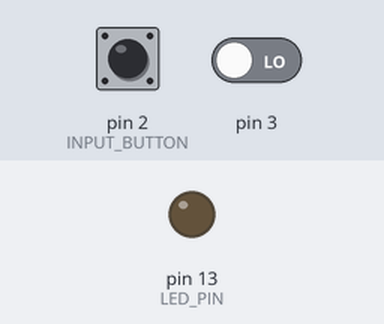
The sketch below on a simulated Arduino Uno, built with avr-gcc and run on an emulated ATmega328P. Parts: output pins drawn as LEDs (lit = HIGH). The test bench sets the inputs (shaded band); at power-on: pin 2 (INPUT_BUTTON) LOW, pin 3 LOW.

Above: at 1.2 s.
1.3 s: pin 2 (INPUT_BUTTON) pulled HIGH for 0.15 s
At 1.37 s:
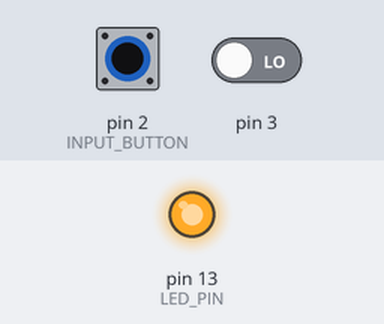
4.4 s: pin 2 (INPUT_BUTTON) pulled HIGH for 3.2 s
At 9.0 s:
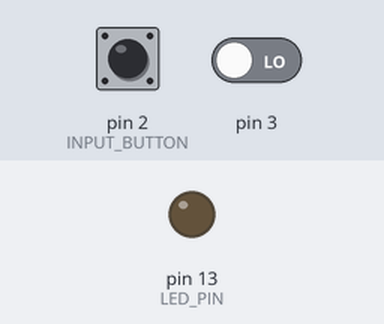
Timing chart, 0 to 10.5 s (numbered marks = the images above; inputs shaded):
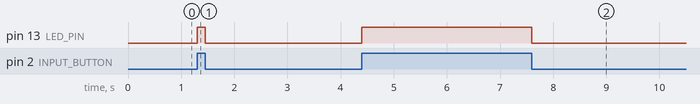

The sketch:

Buttons.ino
```cpp
#define INPUT_BUTTON 2
#define ENTER_BUTTON 3
#define LED_PIN 13

// variables will change:
byte lastButtonState=0, buttonState;
char keyPresses[10], inputString[10];
int  inputStart, inputStop, inputTime;
int  currentIndex = 0, currentStringIndex = 0, resetCount = 0;
unsigned long lastInterruptTime=0;
char *target = "HOOS";

void setup() {
  Serial.begin(115200);
  pinMode(LED_PIN, OUTPUT);
  pinMode(INPUT_BUTTON, INPUT);
  attachInterrupt(1, handleEnter, RISING);
}

void loop() {
  if (!strcmp(inputString, target)) success();

  buttonState = digitalRead(INPUT_BUTTON);
  if (buttonState!=lastButtonState){
    if (buttonState == HIGH) {
      digitalWrite(LED_PIN, HIGH);
      inputStart=millis();
    } else {
      digitalWrite(LED_PIN, LOW);
      inputStop=millis();
      inputTime=inputStop-inputStart;
      keyPresses[currentIndex] = inputTime < 300 ? '0' : '1';
      currentIndex++;
    }
    delay(100);
  }
  lastButtonState=buttonState;
}

void handleEnter() {
  unsigned long interruptTime = millis();
  if (interruptTime - lastInterruptTime < 200) {
    return;
  }
  lastInterruptTime=millis();

  char res = findChar();
  if (res == '\0') {
    Serial.println(resetCount);
    resetCount=resetCount+1;
    if (resetCount >= 3) reset();
  }
  else if (res != '!') {
    inputString[currentStringIndex] = res;
    currentStringIndex++;
    resetCount=0;
  }
  else Serial.println("That's not Morse Code!");

  currentIndex=0;
  Serial.println(inputString);
  return;
}

void reset() {
  Serial.println("cleared");
  for (int i=0; i < 10; i++) { keyPresses[i] = '\0'; inputString[i] = '\0'; }
  resetCount = currentStringIndex = 0;
}

void success() {
  Serial.println("SUCCESS");
  exit(0);
}


// keyPresses is a byte array
// 0 associated with dot
// 1 associated with dash
// returns character represented by some input
char findChar() {
  String morseLetter;
  for(int i=0;i<currentIndex; i++)
    morseLetter+=keyPresses[i];
  if (morseLetter == "01") {
    return 'A';
  } else if (morseLetter == "1000") {
    return 'B';
  } else if (morseLetter == "1010") {
    return 'C';
  } else if (morseLetter == "100") {
    return 'D';
  } else if (morseLetter == "0") {
    return 'E';
  } else if (morseLetter == "0010") {
    return 'F';
  } else if (morseLetter == "110") {
    return 'G';
  } else if (morseLetter == "0000") {
    return 'H';
  } else if (morseLetter == "00") {
    return 'I';
  } else if (morseLetter == "0111") {
    return 'J';
  } else if (morseLetter == "101") {
    return 'K';
  } else if (morseLetter == "0100") {
    return 'L';
  } else if (morseLetter == "11") {
    return 'M';
  } else if (morseLetter == "10") {
    return 'N';
  } else if (morseLetter == "111") {
    return 'O';
  } else if (morseLetter == "0110") {
    return 'P';
  } else if (morseLetter == "1101") {
    return 'Q';
  } else if (morseLetter == "010") {
    return 'R';
  } else if (morseLetter == "000") {
    return 'S';
  } else if (morseLetter == "1") {
    return 'T';
  } else if (morseLetter == "001") {
    return 'U';
  } else if (morseLetter == "0001") {
    return 'V';
  } else if (morseLetter == "011") {
    return 'W';
  } else if (morseLetter == "1001") {
    return 'X';
  } else if (morseLetter == "1011") {
    return 'Y';
  } else if (morseLetter == "1100") {
    return 'Z';
  } else if (morseLetter == "010101") {
    return '.';
  } else if (morseLetter == "110011") {
    return ',';
  } else if (morseLetter == "001100") {
    return '?';
  } else if (morseLetter == "10010") {
    return '/';
  } else if (morseLetter == "011010") {
    return '@';
  } else if (morseLetter == "01111") {
    return '1';
  } else if (morseLetter == "00111") {
    return '2';
  } else if (morseLetter == "00011") {
    return '3';
  } else if (morseLetter == "00001") {
    return '4';
  } else if (morseLetter == "00000") {
    return '5';
  } else if (morseLetter == "10000") {
    return '6';
  } else if (morseLetter == "11000") {
    return '7';
  } else if (morseLetter == "11100") {
    return '8';
  } else if (morseLetter == "11110") {
    return '9';
  } else if (morseLetter == "11111") {
    return '0';
  } else if (morseLetter == "") {
    return '\0';
  } else {
    return '!';
  }
}
```

Measured:
- after the input at 1.3 s, pin 13 (LED_PIN): LOW → HIGH at once, → LOW 0.15 s later
- after the input at 4.4 s, pin 13 (LED_PIN): LOW → HIGH at once, → LOW 3.2 s later
